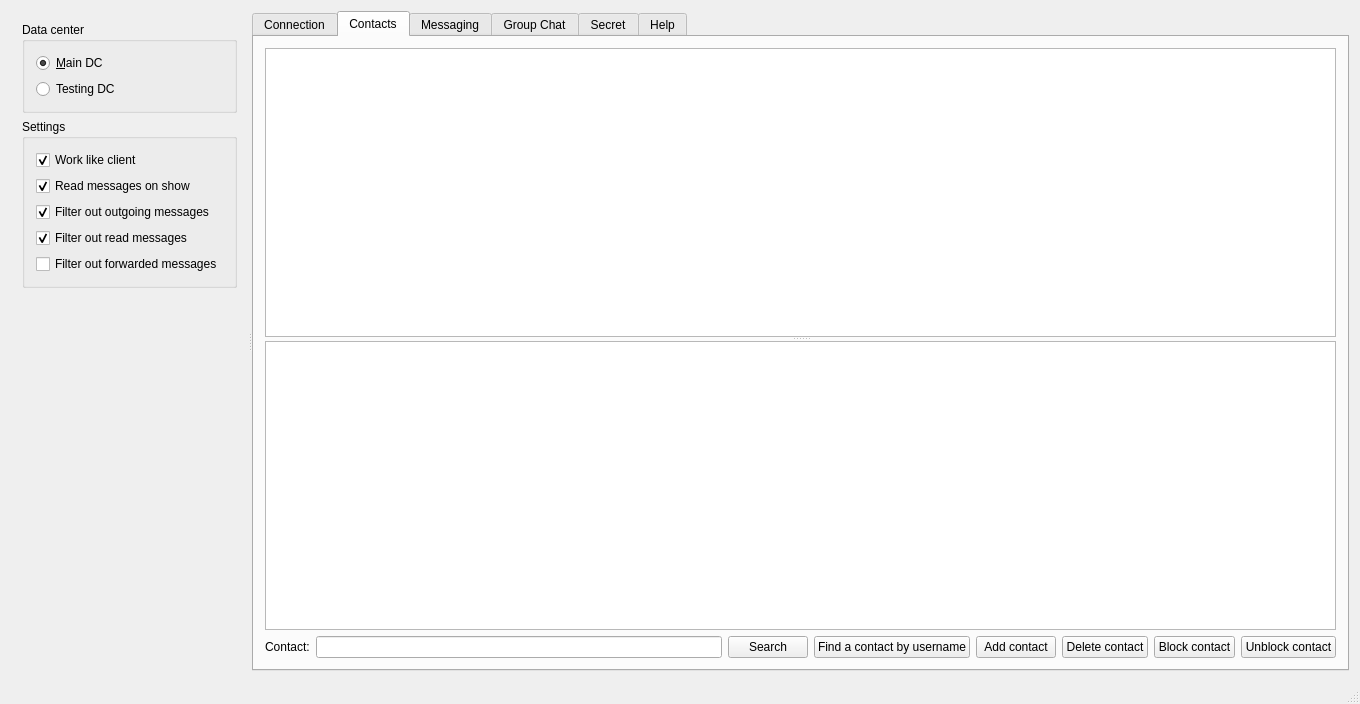
<?xml version="1.0" encoding="UTF-8"?>
<ui version="4.0">
 <class>MainWindow</class>
 <widget class="QMainWindow" name="MainWindow">
  <property name="geometry">
   <rect>
    <x>0</x>
    <y>0</y>
    <width>1360</width>
    <height>704</height>
   </rect>
  </property>
  <property name="windowTitle">
   <string>TelegramQt Test Application</string>
  </property>
  <widget class="QWidget" name="centralWidget">
   <layout class="QGridLayout" name="gridLayout_3">
    <item row="0" column="0">
     <widget class="QSplitter" name="mainSplitter">
      <property name="orientation">
       <enum>Qt::Horizontal</enum>
      </property>
      <widget class="QWidget" name="layoutWidget1">
       <layout class="QVBoxLayout" name="leftPanel">
        <item>
         <widget class="QGroupBox" name="groupBox">
          <property name="title">
           <string>Data center</string>
          </property>
          <layout class="QGridLayout" name="gridLayout">
           <item row="1" column="0">
            <widget class="QRadioButton" name="mainDcRadio">
             <property name="text">
              <string>&amp;Main DC</string>
             </property>
             <property name="checked">
              <bool>true</bool>
             </property>
            </widget>
           </item>
           <item row="2" column="0">
            <widget class="QRadioButton" name="testingDcRadio">
             <property name="text">
              <string>Testing DC</string>
             </property>
             <property name="checked">
              <bool>false</bool>
             </property>
            </widget>
           </item>
          </layout>
         </widget>
        </item>
        <item>
         <widget class="QGroupBox" name="groupBox_2">
          <property name="title">
           <string>Settings</string>
          </property>
          <layout class="QGridLayout" name="gridLayout_8">
           <item row="0" column="0">
            <widget class="QCheckBox" name="workLikeClient">
             <property name="toolTip">
              <string>Set checked to enable client behavior. E.g. set online status on connection and set offline status on app quit.</string>
             </property>
             <property name="text">
              <string>Work like client</string>
             </property>
             <property name="checked">
              <bool>true</bool>
             </property>
            </widget>
           </item>
           <item row="3" column="0">
            <widget class="QCheckBox" name="settingsReceivingFilterReadMessages">
             <property name="text">
              <string>Filter out read messages</string>
             </property>
             <property name="checked">
              <bool>true</bool>
             </property>
            </widget>
           </item>
           <item row="2" column="0">
            <widget class="QCheckBox" name="settingsReceivingFilterOutMessages">
             <property name="text">
              <string>Filter out outgoing messages</string>
             </property>
             <property name="checked">
              <bool>true</bool>
             </property>
            </widget>
           </item>
           <item row="1" column="0">
            <widget class="QCheckBox" name="settingsReadMessages">
             <property name="text">
              <string>Read messages on show</string>
             </property>
             <property name="checked">
              <bool>true</bool>
             </property>
            </widget>
           </item>
           <item row="4" column="0">
            <widget class="QCheckBox" name="settingsReceivingFilterForwardedMessages">
             <property name="text">
              <string>Filter out forwarded messages</string>
             </property>
            </widget>
           </item>
          </layout>
         </widget>
        </item>
        <item>
         <spacer name="verticalSpacer_2">
          <property name="orientation">
           <enum>Qt::Vertical</enum>
          </property>
          <property name="sizeHint" stdset="0">
           <size>
            <width>20</width>
            <height>20</height>
           </size>
          </property>
         </spacer>
        </item>
       </layout>
      </widget>
      <widget class="QTabWidget" name="tabWidget">
       <property name="currentIndex">
        <number>1</number>
       </property>
       <widget class="QWidget" name="tabMain">
        <attribute name="title">
         <string>Connection</string>
        </attribute>
        <layout class="QGridLayout" name="gridLayout_6" rowstretch="0,0,0,0,0,0">
         <item row="5" column="0" colspan="6">
          <layout class="QHBoxLayout" name="horizontalLayout">
           <item>
            <spacer name="horizontalSpacer_3">
             <property name="orientation">
              <enum>Qt::Horizontal</enum>
             </property>
             <property name="sizeHint" stdset="0">
              <size>
               <width>40</width>
               <height>20</height>
              </size>
             </property>
            </spacer>
           </item>
           <item>
            <widget class="QPushButton" name="restoreSession">
             <property name="text">
              <string>Restore session...</string>
             </property>
            </widget>
           </item>
           <item>
            <widget class="QPushButton" name="connectButton">
             <property name="text">
              <string>Connect</string>
             </property>
            </widget>
           </item>
           <item>
            <widget class="QPushButton" name="requestCode">
             <property name="enabled">
              <bool>true</bool>
             </property>
             <property name="text">
              <string>Get code</string>
             </property>
            </widget>
           </item>
           <item>
            <widget class="QPushButton" name="signButton">
             <property name="enabled">
              <bool>true</bool>
             </property>
             <property name="text">
              <string>Sign in/Sign up</string>
             </property>
            </widget>
           </item>
           <item>
            <widget class="QPushButton" name="setStatusOffline">
             <property name="toolTip">
              <string>Set visible status to offline. Actual connection status will not be changed.</string>
             </property>
             <property name="text">
              <string>Set status to offline</string>
             </property>
            </widget>
           </item>
           <item>
            <widget class="QPushButton" name="setStatusOnline">
             <property name="toolTip">
              <string>Set visible status to online. Actual connection status will not be changed.</string>
             </property>
             <property name="text">
              <string>Set status to online</string>
             </property>
            </widget>
           </item>
           <item>
            <spacer name="horizontalSpacer_2">
             <property name="orientation">
              <enum>Qt::Horizontal</enum>
             </property>
             <property name="sizeHint" stdset="0">
              <size>
               <width>40</width>
               <height>20</height>
              </size>
             </property>
            </spacer>
           </item>
          </layout>
         </item>
         <item row="2" column="0">
          <widget class="QLabel" name="label_4">
           <property name="text">
            <string>Phone status:</string>
           </property>
          </widget>
         </item>
         <item row="2" column="1" colspan="5">
          <widget class="QLabel" name="phoneStatus">
           <property name="text">
            <string>unknown</string>
           </property>
          </widget>
         </item>
         <item row="0" column="1">
          <widget class="QLabel" name="connectionState">
           <property name="text">
            <string>Disconnected</string>
           </property>
          </widget>
         </item>
         <item row="4" column="1">
          <spacer name="verticalSpacer_3">
           <property name="orientation">
            <enum>Qt::Vertical</enum>
           </property>
           <property name="sizeHint" stdset="0">
            <size>
             <width>20</width>
             <height>20</height>
            </size>
           </property>
          </spacer>
         </item>
         <item row="3" column="5">
          <widget class="QLineEdit" name="lastName">
           <property name="enabled">
            <bool>false</bool>
           </property>
          </widget>
         </item>
         <item row="0" column="0">
          <widget class="QLabel" name="label">
           <property name="text">
            <string>Connection state:</string>
           </property>
          </widget>
         </item>
         <item row="3" column="1">
          <widget class="QLineEdit" name="firstName">
           <property name="enabled">
            <bool>false</bool>
           </property>
          </widget>
         </item>
         <item row="1" column="0">
          <widget class="QLabel" name="label_2">
           <property name="text">
            <string>Phone number:</string>
           </property>
          </widget>
         </item>
         <item row="1" column="5">
          <widget class="QLineEdit" name="confirmationCode">
           <property name="enabled">
            <bool>false</bool>
           </property>
          </widget>
         </item>
         <item row="3" column="0">
          <widget class="QLabel" name="firstNameLabel">
           <property name="enabled">
            <bool>true</bool>
           </property>
           <property name="text">
            <string>First name:</string>
           </property>
          </widget>
         </item>
         <item row="1" column="1">
          <widget class="QLineEdit" name="phoneNumber"/>
         </item>
         <item row="3" column="2">
          <widget class="QLabel" name="lastNameLabel">
           <property name="enabled">
            <bool>true</bool>
           </property>
           <property name="text">
            <string>Last name:</string>
           </property>
          </widget>
         </item>
         <item row="1" column="2">
          <widget class="QLabel" name="label_5">
           <property name="text">
            <string>Auth code:</string>
           </property>
          </widget>
         </item>
        </layout>
       </widget>
       <widget class="QWidget" name="tabContacts">
        <attribute name="title">
         <string>Contacts</string>
        </attribute>
        <layout class="QGridLayout" name="gridLayout_9">
         <item row="0" column="0">
          <widget class="QSplitter" name="contactsSplitter">
           <property name="orientation">
            <enum>Qt::Vertical</enum>
           </property>
           <widget class="QTableView" name="contactListTable"/>
           <widget class="QTableView" name="contactSearchResult">
            <property name="contextMenuPolicy">
             <enum>Qt::CustomContextMenu</enum>
            </property>
           </widget>
          </widget>
         </item>
         <item row="1" column="0">
          <layout class="QHBoxLayout" name="horizontalLayout_2">
           <item>
            <widget class="QLabel" name="label_3">
             <property name="text">
              <string>Contact:</string>
             </property>
            </widget>
           </item>
           <item>
            <widget class="QLineEdit" name="currentContact"/>
           </item>
           <item>
            <widget class="QPushButton" name="searchContacts">
             <property name="text">
              <string>Search</string>
             </property>
            </widget>
           </item>
           <item>
            <widget class="QPushButton" name="findContact">
             <property name="text">
              <string>Find a contact by username</string>
             </property>
            </widget>
           </item>
           <item>
            <widget class="QPushButton" name="addContact">
             <property name="text">
              <string>Add contact</string>
             </property>
            </widget>
           </item>
           <item>
            <widget class="QPushButton" name="deleteContact">
             <property name="text">
              <string>Delete contact</string>
             </property>
            </widget>
           </item>
           <item>
            <widget class="QPushButton" name="blockContact">
             <property name="text">
              <string>Block contact</string>
             </property>
            </widget>
           </item>
           <item>
            <widget class="QPushButton" name="unblockContact">
             <property name="text">
              <string>Unblock contact</string>
             </property>
            </widget>
           </item>
          </layout>
         </item>
        </layout>
       </widget>
       <widget class="QWidget" name="tabMessaging">
        <attribute name="title">
         <string>Messaging</string>
        </attribute>
        <layout class="QGridLayout" name="gridLayout_4" rowstretch="1,0">
         <item row="1" column="0">
          <widget class="QWidget" name="widget" native="true">
           <property name="sizePolicy">
            <sizepolicy hsizetype="Preferred" vsizetype="Minimum">
             <horstretch>0</horstretch>
             <verstretch>0</verstretch>
            </sizepolicy>
           </property>
           <property name="minimumSize">
            <size>
             <width>0</width>
             <height>0</height>
            </size>
           </property>
           <layout class="QGridLayout" name="gridLayout_11">
            <item row="0" column="0">
             <widget class="QSplitter" name="splitter">
              <property name="orientation">
               <enum>Qt::Vertical</enum>
              </property>
              <widget class="QWidget" name="layoutWidget">
               <layout class="QGridLayout" name="gridLayout_12">
                <item row="0" column="6">
                 <widget class="QSpinBox" name="messagingGetHistoryLimit">
                  <property name="maximum">
                   <number>10000</number>
                  </property>
                  <property name="value">
                   <number>30</number>
                  </property>
                 </widget>
                </item>
                <item row="0" column="3">
                 <widget class="QLabel" name="messagingContactAction">
                  <property name="minimumSize">
                   <size>
                    <width>40</width>
                    <height>0</height>
                   </size>
                  </property>
                  <property name="text">
                   <string>(no action)</string>
                  </property>
                 </widget>
                </item>
                <item row="0" column="9">
                 <widget class="QPushButton" name="messagingGetHistoryRequest">
                  <property name="text">
                   <string>Request</string>
                  </property>
                 </widget>
                </item>
                <item row="0" column="5">
                 <widget class="QLabel" name="label_16">
                  <property name="text">
                   <string>Messages:</string>
                  </property>
                 </widget>
                </item>
                <item row="0" column="7">
                 <widget class="QLabel" name="label_17">
                  <property name="text">
                   <string>Offset:</string>
                  </property>
                 </widget>
                </item>
                <item row="0" column="8">
                 <widget class="QSpinBox" name="messagingGetHistoryOffset">
                  <property name="maximum">
                   <number>10000</number>
                  </property>
                 </widget>
                </item>
                <item row="1" column="9">
                 <widget class="QPushButton" name="messagingSendButton">
                  <property name="text">
                   <string>Send</string>
                  </property>
                 </widget>
                </item>
                <item row="1" column="0" colspan="9">
                 <widget class="QLineEdit" name="messagingMessage"/>
                </item>
                <item row="0" column="4">
                 <widget class="QLabel" name="label_15">
                  <property name="text">
                   <string>&lt;b&gt;Get history:&lt;/b&gt;</string>
                  </property>
                 </widget>
                </item>
                <item row="1" column="10">
                 <widget class="QPushButton" name="messagingAttachButton">
                  <property name="text">
                   <string>Attach</string>
                  </property>
                 </widget>
                </item>
                <item row="0" column="0">
                 <widget class="QLabel" name="messagingContactName">
                  <property name="text">
                   <string>Unknown name</string>
                  </property>
                 </widget>
                </item>
                <item row="0" column="1">
                 <widget class="QLabel" name="messagingContactStatus">
                  <property name="text">
                   <string>(unknown status)</string>
                  </property>
                 </widget>
                </item>
                <item row="0" column="2">
                 <widget class="QLineEdit" name="messagingContactIdentifier">
                  <property name="text">
                   <string>unknown identifier</string>
                  </property>
                 </widget>
                </item>
               </layout>
              </widget>
             </widget>
            </item>
           </layout>
          </widget>
         </item>
         <item row="0" column="0">
          <widget class="QTableView" name="messagingView">
           <property name="contextMenuPolicy">
            <enum>Qt::CustomContextMenu</enum>
           </property>
           <property name="verticalScrollMode">
            <enum>QAbstractItemView::ScrollPerPixel</enum>
           </property>
           <property name="horizontalScrollMode">
            <enum>QAbstractItemView::ScrollPerPixel</enum>
           </property>
          </widget>
         </item>
        </layout>
       </widget>
       <widget class="QWidget" name="tabChats">
        <attribute name="title">
         <string>Group Chat</string>
        </attribute>
        <layout class="QGridLayout" name="gridLayout_7">
         <item row="0" column="1">
          <widget class="QLineEdit" name="groupChatName"/>
         </item>
         <item row="1" column="0" colspan="2">
          <widget class="QSplitter" name="groupChatSplitter">
           <property name="orientation">
            <enum>Qt::Horizontal</enum>
           </property>
           <widget class="QWidget" name="layoutWidget2">
            <layout class="QGridLayout" name="groupChatMessagingGrid">
             <item row="0" column="0">
              <widget class="QTableView" name="groupChatMessagingView">
               <property name="verticalScrollMode">
                <enum>QAbstractItemView::ScrollPerPixel</enum>
               </property>
               <property name="horizontalScrollMode">
                <enum>QAbstractItemView::ScrollPerPixel</enum>
               </property>
              </widget>
             </item>
             <item row="1" column="0">
              <layout class="QGridLayout" name="gridLayout_14">
               <item row="0" column="5">
                <widget class="QPushButton" name="groupChatGetHistoryRequest">
                 <property name="text">
                  <string>Request</string>
                 </property>
                </widget>
               </item>
               <item row="1" column="1" colspan="4">
                <widget class="QLineEdit" name="groupChatMessage"/>
               </item>
               <item row="1" column="0">
                <widget class="QLabel" name="label_13">
                 <property name="text">
                  <string>Message:</string>
                 </property>
                </widget>
               </item>
               <item row="0" column="1">
                <widget class="QLabel" name="label_28">
                 <property name="text">
                  <string>Messages:</string>
                 </property>
                </widget>
               </item>
               <item row="0" column="4">
                <widget class="QSpinBox" name="groupChatGetHistoryOffset">
                 <property name="maximum">
                  <number>10000</number>
                 </property>
                </widget>
               </item>
               <item row="0" column="0">
                <widget class="QLabel" name="label_25">
                 <property name="text">
                  <string>&lt;b&gt;Get history:&lt;/b&gt;</string>
                 </property>
                </widget>
               </item>
               <item row="0" column="2">
                <widget class="QSpinBox" name="groupChatGetHistoryLimit">
                 <property name="maximum">
                  <number>10000</number>
                 </property>
                 <property name="value">
                  <number>30</number>
                 </property>
                </widget>
               </item>
               <item row="0" column="3">
                <widget class="QLabel" name="label_26">
                 <property name="text">
                  <string>Offset:</string>
                 </property>
                </widget>
               </item>
               <item row="1" column="5">
                <widget class="QPushButton" name="groupChatSendButton">
                 <property name="text">
                  <string>Send</string>
                 </property>
                </widget>
               </item>
               <item row="1" column="6">
                <widget class="QPushButton" name="groupChatAttachButton">
                 <property name="text">
                  <string>Attach</string>
                 </property>
                </widget>
               </item>
              </layout>
             </item>
            </layout>
           </widget>
           <widget class="QWidget" name="layoutWidget3">
            <layout class="QGridLayout" name="groupChatContactsGrid">
             <item row="2" column="1">
              <widget class="QLineEdit" name="groupChatContactPhone"/>
             </item>
             <item row="1" column="0" colspan="5">
              <widget class="QTableView" name="groupChatContacts"/>
             </item>
             <item row="2" column="2">
              <widget class="QPushButton" name="groupChatAddContact">
               <property name="text">
                <string>Add/Remove</string>
               </property>
              </widget>
             </item>
             <item row="2" column="0">
              <widget class="QLabel" name="label_12">
               <property name="text">
                <string>Contact phone:</string>
               </property>
              </widget>
             </item>
             <item row="0" column="0" colspan="5">
              <widget class="QLabel" name="label_10">
               <property name="text">
                <string>Contacts:</string>
               </property>
               <property name="alignment">
                <set>Qt::AlignCenter</set>
               </property>
              </widget>
             </item>
             <item row="2" column="3">
              <widget class="QSpinBox" name="groupChatAddContactForwardMessages"/>
             </item>
            </layout>
           </widget>
           <widget class="QWidget" name="layoutWidget4">
            <layout class="QGridLayout" name="gridLayout_5">
             <item row="2" column="0">
              <widget class="QPushButton" name="groupChatCreateChat">
               <property name="text">
                <string>Create chat</string>
               </property>
              </widget>
             </item>
             <item row="2" column="1">
              <widget class="QPushButton" name="groupChatLeaveChat">
               <property name="text">
                <string>Leave chat</string>
               </property>
              </widget>
             </item>
             <item row="1" column="0" colspan="2">
              <widget class="QTableView" name="groupChatChatsList"/>
             </item>
             <item row="0" column="0" colspan="2">
              <widget class="QLabel" name="label_14">
               <property name="text">
                <string>Chats list:</string>
               </property>
               <property name="alignment">
                <set>Qt::AlignCenter</set>
               </property>
              </widget>
             </item>
            </layout>
           </widget>
          </widget>
         </item>
         <item row="0" column="0">
          <widget class="QLabel" name="label_11">
           <property name="text">
            <string>Chat name:</string>
           </property>
          </widget>
         </item>
        </layout>
       </widget>
       <widget class="QWidget" name="tabSecret">
        <attribute name="title">
         <string>Secret</string>
        </attribute>
        <layout class="QGridLayout" name="gridLayout_2">
         <item row="2" column="1">
          <layout class="QHBoxLayout" name="horizontalLayout_4">
           <item>
            <widget class="QPushButton" name="getSecretInfo">
             <property name="text">
              <string>Get info</string>
             </property>
            </widget>
           </item>
           <item>
            <widget class="QPushButton" name="secondConnectButton">
             <property name="text">
              <string>Connect</string>
             </property>
            </widget>
           </item>
           <item>
            <widget class="QPushButton" name="secretOpenFile">
             <property name="text">
              <string>Open file...</string>
             </property>
            </widget>
           </item>
           <item>
            <widget class="QPushButton" name="secretSaveAs">
             <property name="text">
              <string>Save as...</string>
             </property>
            </widget>
           </item>
          </layout>
         </item>
         <item row="0" column="0">
          <widget class="QLabel" name="label_6">
           <property name="text">
            <string>Secret:</string>
           </property>
          </widget>
         </item>
         <item row="0" column="1">
          <widget class="QPlainTextEdit" name="secretInfo">
           <property name="plainText">
            <string/>
           </property>
          </widget>
         </item>
        </layout>
       </widget>
       <widget class="QWidget" name="tabHelp">
        <attribute name="title">
         <string>Help</string>
        </attribute>
        <layout class="QGridLayout" name="gridLayout_10">
         <item row="0" column="0">
          <widget class="QPlainTextEdit" name="helpView">
           <property name="readOnly">
            <bool>true</bool>
           </property>
          </widget>
         </item>
        </layout>
       </widget>
      </widget>
     </widget>
    </item>
   </layout>
  </widget>
  <widget class="QMenuBar" name="menuBar">
   <property name="geometry">
    <rect>
     <x>0</x>
     <y>0</y>
     <width>1360</width>
     <height>28</height>
    </rect>
   </property>
  </widget>
  <widget class="QStatusBar" name="statusBar"/>
 </widget>
 <layoutdefault spacing="6" margin="11"/>
 <resources/>
 <connections>
  <connection>
   <sender>messagingMessage</sender>
   <signal>returnPressed()</signal>
   <receiver>messagingSendButton</receiver>
   <slot>click()</slot>
   <hints>
    <hint type="sourcelabel">
     <x>635</x>
     <y>566</y>
    </hint>
    <hint type="destinationlabel">
     <x>722</x>
     <y>571</y>
    </hint>
   </hints>
  </connection>
  <connection>
   <sender>confirmationCode</sender>
   <signal>returnPressed()</signal>
   <receiver>signButton</receiver>
   <slot>click()</slot>
   <hints>
    <hint type="sourcelabel">
     <x>318</x>
     <y>160</y>
    </hint>
    <hint type="destinationlabel">
     <x>446</x>
     <y>614</y>
    </hint>
   </hints>
  </connection>
 </connections>
</ui>
